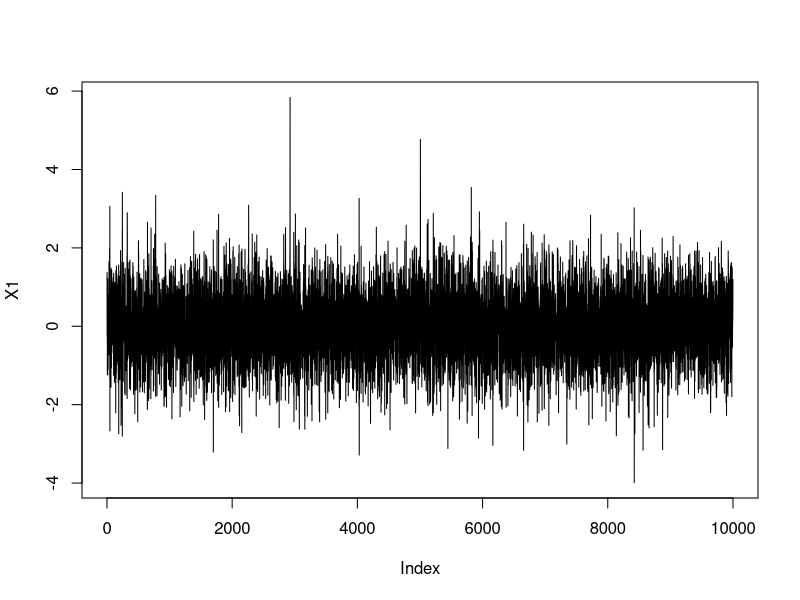
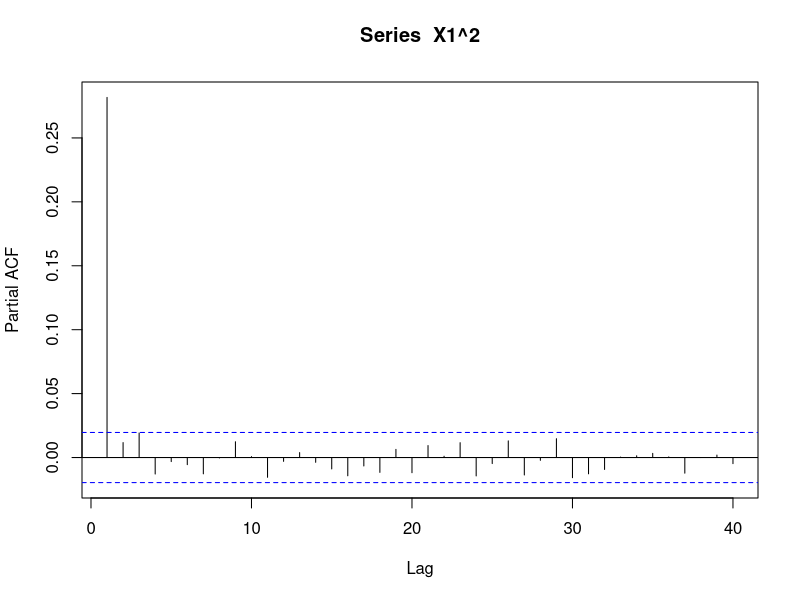
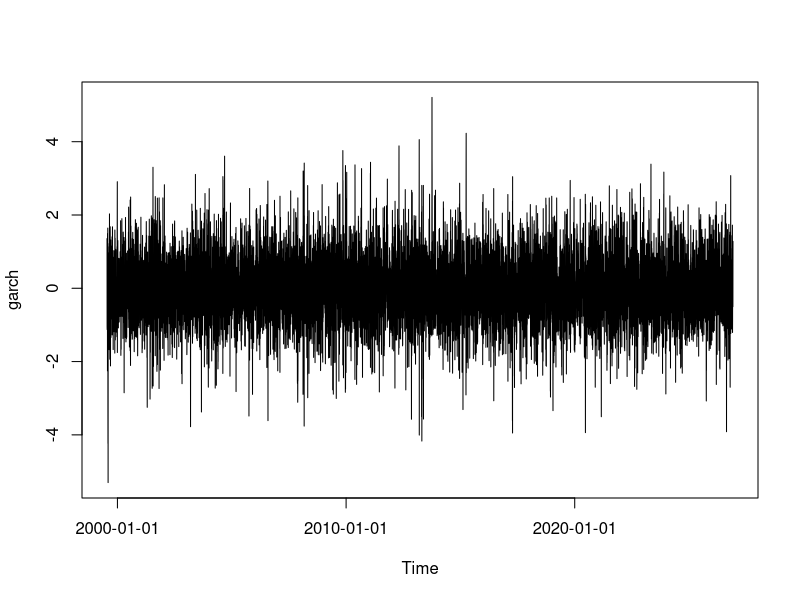
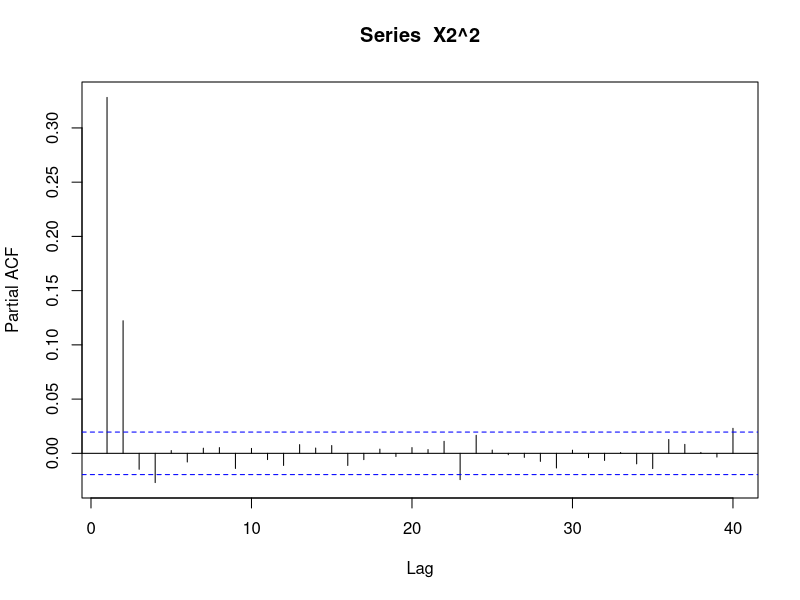
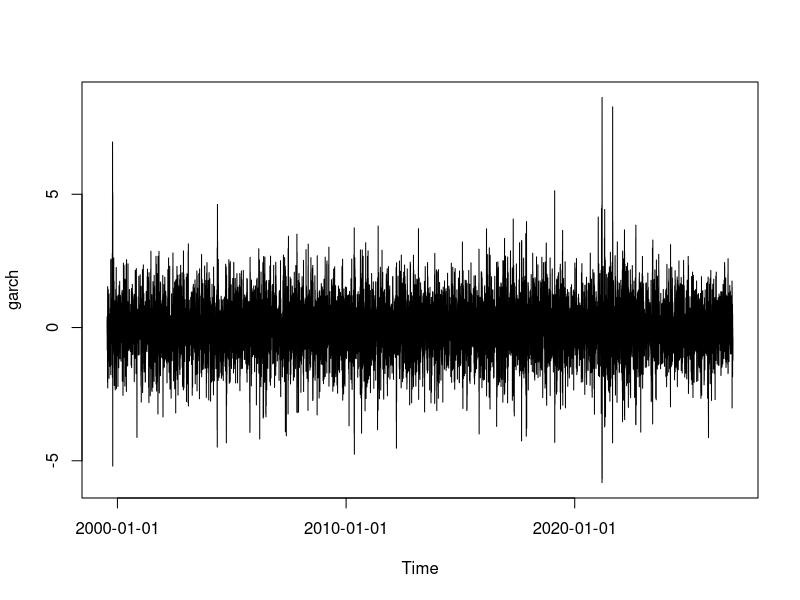
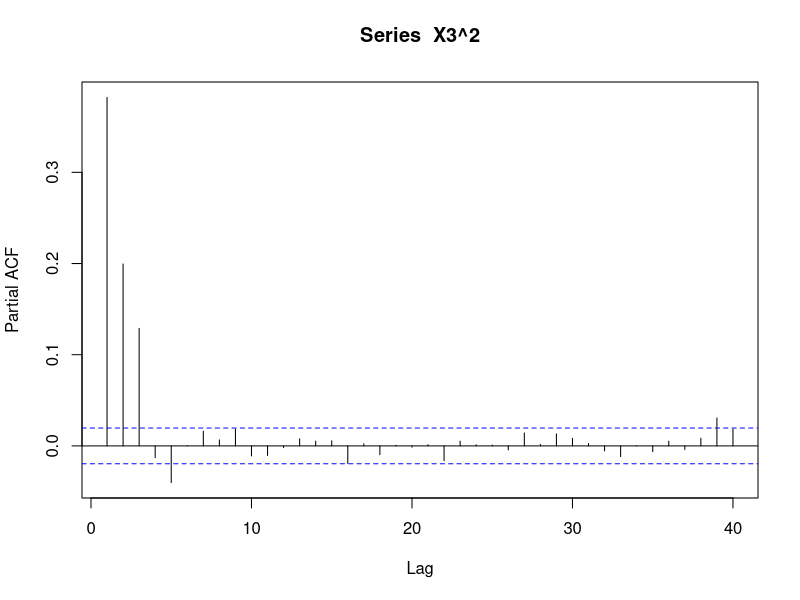

These figures' R source, in order:
library(fGarch)

set.seed(42)
n <- 10000

# Set model parameters that meet the requirements: a1 + a2 + a3 < 1 and a1^2 + a2^2 + a3^2 < 1/3 
a0 <- 0.5
a1 <- 0.3
a2 <- 0.1
a3 <- 0.2

X1 <- rnorm(n)
eta <- rnorm(n)
sigma2_1 <- rep(a0, n)

# Model ARCH(1) process (approach without garch data simulation of package fGarch)
for (t in 2:n){sigma2_1[t] <- a0 + a1*X1[t-1]^2; X1[t] <- eta[t] * sqrt(sigma2_1[t]);}
plot(X1, type = "l")
pacf(X1^2)
## Alternative:
# X1_spec <- garchSpec(model = list(omega = a0, alpha = c(a1), beta = 0))
# X1 <- garchSim(spec = X1_spec, n = n)


# Model ARCH(2) process (now with the help of the library)
X2 <- garchSim(spec = garchSpec(model = list(omega = a0, alpha = c(a1, a2), beta = 0)), n = n)
plot(X2, type = "l")
pacf(X2^2)

# Model ARCH(3) process (now with the help of the library)
X3 <- garchSim(spec = garchSpec(model = list(omega = a0, alpha = c(a1, a2, a3), beta = 0)), n = n)
plot(X3, type = "l")
pacf(X3^2)
